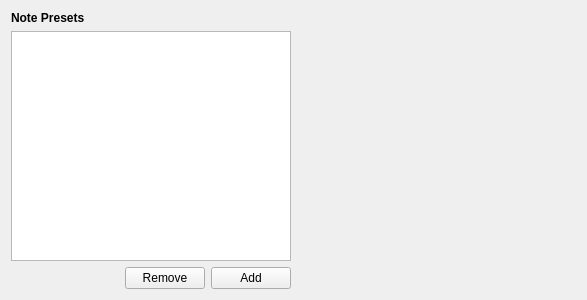
<?xml version="1.0" encoding="UTF-8"?>
<ui version="4.0">
 <class>Form</class>
 <widget class="QWidget" name="Form">
  <property name="geometry">
   <rect>
    <x>0</x>
    <y>0</y>
    <width>587</width>
    <height>300</height>
   </rect>
  </property>
  <property name="windowTitle">
   <string>Form</string>
  </property>
  <layout class="QHBoxLayout" name="horizontalLayout">
   <item>
    <layout class="QVBoxLayout" name="verticalLayout_2">
     <item>
      <widget class="QLabel" name="label">
       <property name="styleSheet">
        <string notr="true">font-weight: bold</string>
       </property>
       <property name="text">
        <string>Note Presets</string>
       </property>
      </widget>
     </item>
     <item>
      <widget class="QListWidget" name="note_preset_list_widget"/>
     </item>
     <item>
      <layout class="QHBoxLayout" name="horizontalLayout_2">
       <item>
        <spacer name="horizontalSpacer">
         <property name="orientation">
          <enum>Qt::Horizontal</enum>
         </property>
         <property name="sizeHint" stdset="0">
          <size>
           <width>40</width>
           <height>20</height>
          </size>
         </property>
        </spacer>
       </item>
       <item>
        <widget class="QPushButton" name="btn_preset_remove">
         <property name="text">
          <string>Remove</string>
         </property>
        </widget>
       </item>
       <item>
        <widget class="QPushButton" name="btn_preset_add">
         <property name="text">
          <string>Add</string>
         </property>
        </widget>
       </item>
      </layout>
     </item>
    </layout>
   </item>
   <item>
    <widget class="QStackedWidget" name="note_preset_stack">
     <widget class="QWidget" name="page"/>
    </widget>
   </item>
  </layout>
 </widget>
 <resources/>
 <connections/>
</ui>
